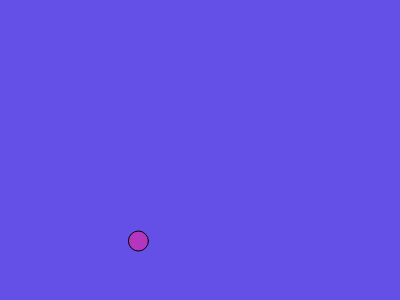
Frame 1 (no input)
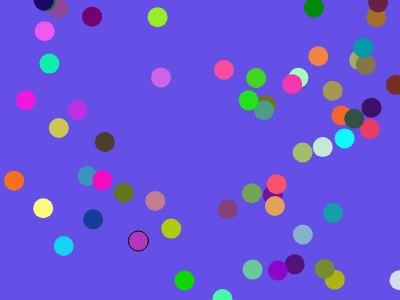
Frame 60 (no input)
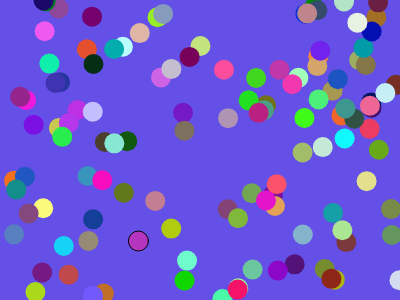
Frame 120 (the mouse pressed at the canvas centre since frame 60)

The p5.js sketch that drew these frames (run headless with seeded random() and noise() and a simulated clock; from frame 60 on, the mouse is pressed at the canvas centre):

// p5.js sketch
// ── sketch.js
var col = { r: 0, g: 0, b: 255 };

var spot = {
  x: 100,
  y: 50,
};

function setup() {
  // happens once at the beginning
  createCanvas(400, 300);
  background(100, 80, 230);
}

function draw() {
  // happens over and over!!
  col.r = random(0, 255);
  col.g = random(0, 255);
  col.b = random(0, 255);

  fill(col.r, col.g, col.b);
  spot.x = random(0, width);
  spot.y = random(0, height);
  circle(spot.x, spot.y, 20);
  noStroke();
  // stroke('rgba(0,255,0,0.25)');
}
